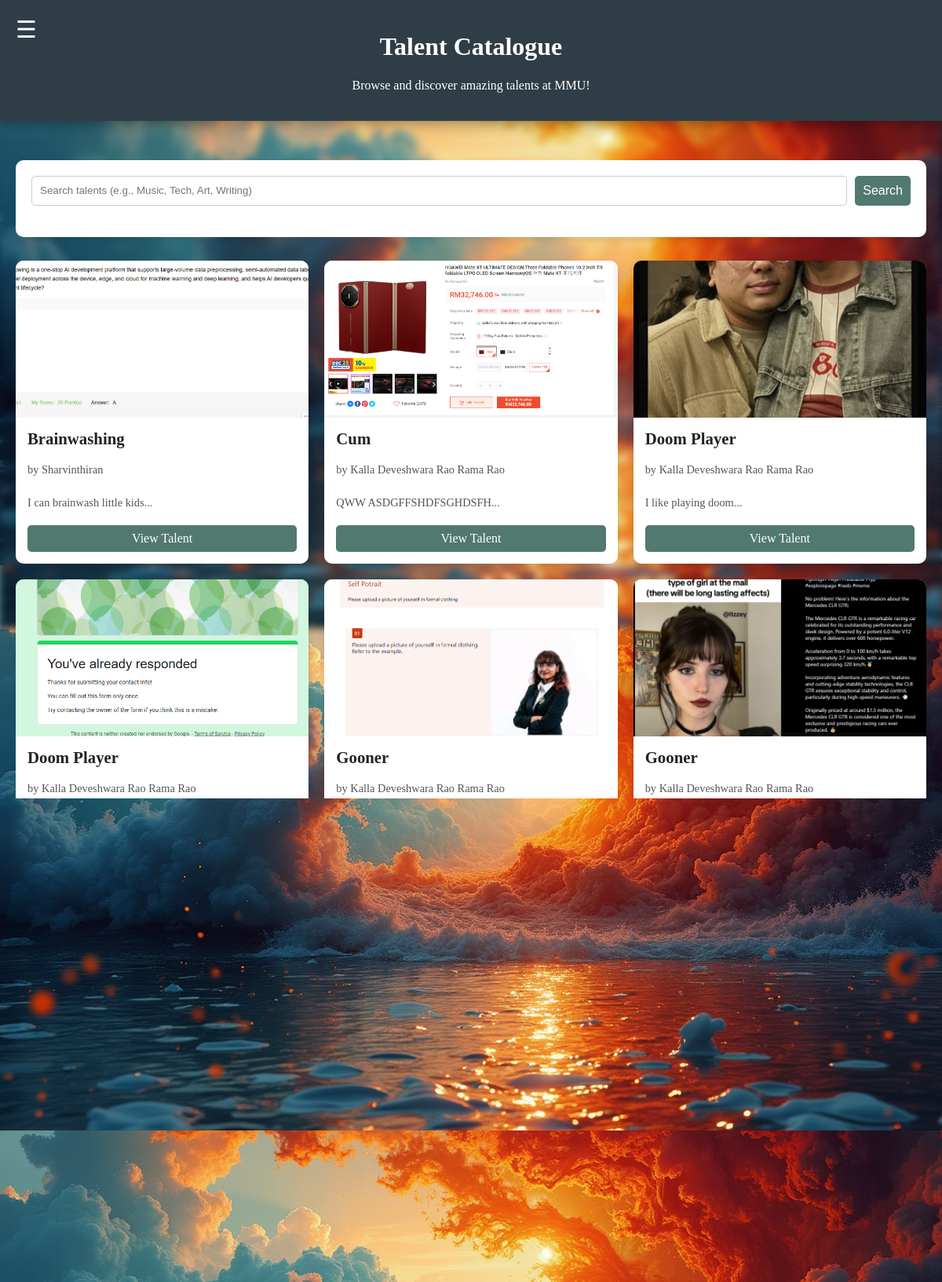
Page /talentCatalogue.php on the committed database.
### tables this page shows
CREATE TABLE `services` (
  `service_id` int(11) NOT NULL,
  `user_id` int(11) NOT NULL,
  `service_title` varchar(255) NOT NULL,
  `service_description` text DEFAULT NULL,
  `service_image` varchar(255) DEFAULT NULL,
  `service_price` decimal(10,2) NOT NULL DEFAULT 0.00
);

CREATE TABLE `users` (
  `user_id` int(11) NOT NULL,
  `name` varchar(100) DEFAULT NULL,
  `email` varchar(100) DEFAULT NULL,
  `phone_number` varchar(20) DEFAULT NULL,
  `password` varchar(255) DEFAULT NULL,
  `role` enum('student','admin') DEFAULT 'student',
  `created_at` timestamp NOT NULL DEFAULT current_timestamp(),
  `student_id` varchar(50) DEFAULT NULL,
  `faculty` varchar(100) DEFAULT NULL,
  `date_of_birth` date DEFAULT NULL,
  `about_me` text DEFAULT NULL,
  `profile_picture` varchar(255) DEFAULT 'default_avatar.png'
);

### talentCatalogue.php (the view, shortened to what this page needs)
<?php
require 'connection.php';
require 'header.php';
$search_query = '';
$sql = "SELECT s.service_id, s.service_title, s.service_description, s.service_image, u.name as user_name
        FROM services s
        JOIN users u ON s.user_id = u.user_id";
$sql .= " ORDER BY s.service_title ASC";
$stmt = $conn->prepare($sql);
$stmt->execute();
$talents_result = $stmt->get_result();
?>
<body>
    <?php require 'navbar.php'; ?>
    <div id="main-content">
        <div class="title-container">
            <h1>Talent Catalogue</h1>
            <p style="color:white;">Browse and discover amazing talents at MMU!</p>
        </div>
        <section class="catalogue-section">
            <div class="search-filter-container">
                <form action="talentCatalogue.php" method="GET">
                    <input type="text" name="search" placeholder="Search talents (e.g., Music, Tech, Art, Writing)" value="<?php echo htmlspecialchars($search_query); ?>">
                    <button type="submit" class="form-button" style="width: auto;">Search</button>
                </form>
            </div>
            <div class="talents-grid">
                <?php if ($talents_result->num_rows > 0): ?>
                    <?php while ($talent = $talents_result->fetch_assoc()): ?>
                        <div class="talent-card">
                            <img src="images/uploads/talent_images/<?php echo htmlspecialchars($talent['service_image'] ?? 'service_placeholder.png'); ?>" alt="<?php echo htmlspecialchars($talent['service_title']); ?>">
                            <div class="talent-card-content">
                                <h3><?php echo htmlspecialchars($talent['service_title']); ?></h3>
                                <p>by <?php echo htmlspecialchars($talent['user_name']); ?></p>
                                <p><?php echo substr(htmlspecialchars($talent['service_description']), 0, 100); ?>...</p>
                                <a href="viewTalent.php?id=<?php echo $talent['service_id']; ?>" class="view-button">View Talent</a>
                            </div>
                        </div>
                    <?php endwhile; ?>
                <?php else: ?>
                    <p style="text-align: center; width: 100%; color: white;">No talents found matching your criteria.</p>
                <?php endif; ?>
            </div>
        </section>
    </div>
    <?php require 'footer.php'; ?>
</body>
</html>

### css/style.css (style rules this page uses)
:root { --color-bg: #CAD2C5; --color-surface: #84A98C; --color-primary: #52796F; --color-text: #354F52; --color-title: #2F3E46; }
body { background-image: url("../css/background/background_image_2.png"); background-color: var(--color-bg); color: #222; margin: 0; padding: 0; }
body::before { content: ""; position: fixed; background-image: url("../css/background/background_image_2.png"); background-size: cover; top: 0; left: 0; height: 100vh; width: 100vw; z-index: -1; filter: blur(5px); }
.title-container { background-color: var(--color-title); font-family: "Copperplate Gothic", "Copperplate", fantasy; color: white; padding: 20px; text-align: center; box-shadow: 0 0px 20px rgba(0, 0, 0, 0.5); }
.form-button { width: 100%; padding: 10px; font-size: 1rem; background-color: var(--color-primary); color: white; border: none; border-radius: 5px; cursor: pointer; transition: background-color 0.3s ease; display: block; margin: 0; }

### talentCatalogue.php (style rules this page uses)
.catalogue-section { padding: 50px 20px; max-width: 1200px; margin: 0 auto; }
.search-filter-container { background-color: #fff; padding: 20px; border-radius: 10px; margin-bottom: 30px; box-shadow: 0 4px 8px rgba(0,0,0,0.1); }
.search-filter-container form { display: flex; gap: 10px; margin-bottom: 20px; }
.search-filter-container input[type="text"] { flex-grow: 1; padding: 10px; border: 1px solid #ccc; border-radius: 5px; }
.talents-grid { display: grid; grid-template-columns: repeat(auto-fit, minmax(280px, 1fr)); gap: 20px; }
.talent-card { background: #fff; border-radius: 10px; box-shadow: 0 4px 8px rgba(0,0,0,0.1); overflow: hidden; display: flex; flex-direction: column; }
.talent-card img { width: 100%; height: 200px; object-fit: cover; }
.talent-card-content { padding: 15px; flex-grow: 1; display: flex; flex-direction: column; justify-content: space-between; }
.talent-card-content h3 { margin-top: 0; font-size: 1.3em; margin-bottom: 5px; }
.talent-card-content p { font-size: 0.9em; color: #555; margin-bottom: 10px; flex-grow: 1; }
.talent-card-content .view-button { display: block; text-align: center; padding: 8px 15px; background-color: var(--color-primary); color: white; border-radius: 5px; text-decoration: none; margin-top: 10px; }

### rows in the picture
services: service_image (picture), service_title "Brainwashing", user.name "Sharvinthiran", service_description "I can brainwash little kids"
services: service_image (picture), service_title "Cum", user.name "Kalla Deveshwara Rao Rama Rao", service_description "QWW ASDGFFSHDFSGHDSFH"
services: service_image (picture), service_title "Doom Player", user.name "Kalla Deveshwara Rao Rama Rao", service_description "I like playing doom"
services: service_image (picture), service_title "Doom Player", user.name "Kalla Deveshwara Rao Rama Rao", service_description "sdsdfsdfsdfsdfsd"
services: service_image (picture), service_title "Gooner", user.name "Kalla Deveshwara Rao Rama Rao", service_description "Basically cum but better"
services: service_image (picture), service_title "Gooner", user.name "Kalla Deveshwara Rao Rama Rao", service_description "asdasdasda"
services: service_image (picture), service_title "Sleeping", user.name "Sharvinthiran", service_description "I can sleep for an entire day and not give a fuck."
services: service_image (picture), service_title "The Ultimate Copy Paster", user.name "Kalla Deveshwara Rao Rama Rao", service_description "I like copy pasting"
services: service_image (picture), service_title "Ultimate Gooning", user.name "Sharvinthiran", service_description "Gooning"
